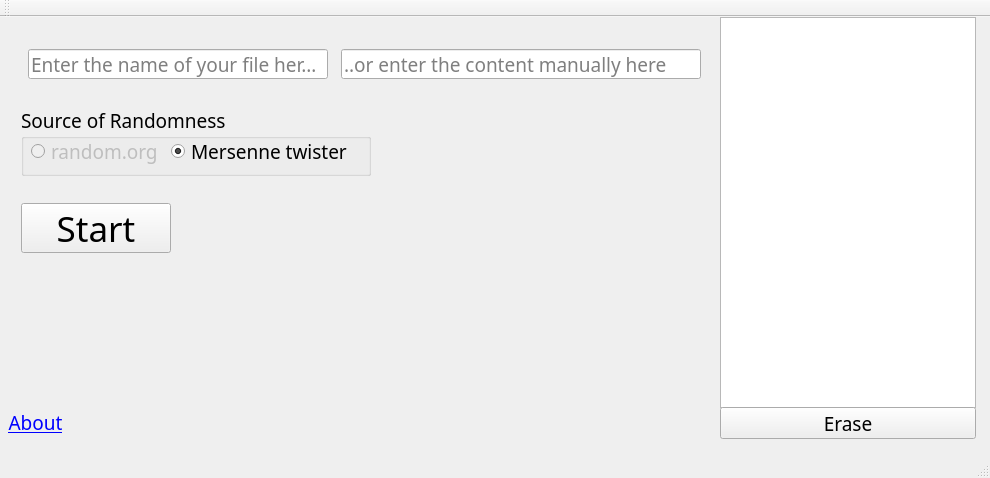
<?xml version="1.0" encoding="UTF-8"?>
<ui version="4.0">
 <class>MainWindow</class>
 <widget class="QMainWindow" name="MainWindow">
  <property name="geometry">
   <rect>
    <x>0</x>
    <y>0</y>
    <width>990</width>
    <height>478</height>
   </rect>
  </property>
  <property name="windowTitle">
   <string>MainWindow</string>
  </property>
  <widget class="QWidget" name="centralWidget">
   <widget class="QWidget" name="verticalLayoutWidget">
    <property name="geometry">
     <rect>
      <x>10</x>
      <y>0</y>
      <width>711</width>
      <height>271</height>
     </rect>
    </property>
    <layout class="QVBoxLayout" name="mainLayout">
     <item>
      <layout class="QHBoxLayout" name="horizontalLayout">
       <property name="sizeConstraint">
        <enum>QLayout::SetMinimumSize</enum>
       </property>
       <item>
        <widget class="QLineEdit" name="fileNameEdit">
         <property name="sizePolicy">
          <sizepolicy hsizetype="Preferred" vsizetype="Preferred">
           <horstretch>0</horstretch>
           <verstretch>0</verstretch>
          </sizepolicy>
         </property>
         <property name="maximumSize">
          <size>
           <width>300</width>
           <height>30</height>
          </size>
         </property>
         <property name="sizeIncrement">
          <size>
           <width>150</width>
           <height>30</height>
          </size>
         </property>
         <property name="baseSize">
          <size>
           <width>300</width>
           <height>40</height>
          </size>
         </property>
         <property name="font">
          <font>
           <family>SeoulNamsan</family>
           <pointsize>14</pointsize>
          </font>
         </property>
         <property name="placeholderText">
          <string>Enter the name of your file here...</string>
         </property>
        </widget>
       </item>
       <item>
        <widget class="QLineEdit" name="entryEdit">
         <property name="sizePolicy">
          <sizepolicy hsizetype="Preferred" vsizetype="Preferred">
           <horstretch>0</horstretch>
           <verstretch>0</verstretch>
          </sizepolicy>
         </property>
         <property name="maximumSize">
          <size>
           <width>360</width>
           <height>30</height>
          </size>
         </property>
         <property name="font">
          <font>
           <family>SeoulNamsan</family>
           <pointsize>14</pointsize>
          </font>
         </property>
         <property name="placeholderText">
          <string>..or enter the content manually here</string>
         </property>
        </widget>
       </item>
      </layout>
     </item>
     <item>
      <widget class="QGroupBox" name="randomTypeBox">
       <property name="sizePolicy">
        <sizepolicy hsizetype="Preferred" vsizetype="Preferred">
         <horstretch>0</horstretch>
         <verstretch>0</verstretch>
        </sizepolicy>
       </property>
       <property name="minimumSize">
        <size>
         <width>350</width>
         <height>70</height>
        </size>
       </property>
       <property name="maximumSize">
        <size>
         <width>350</width>
         <height>70</height>
        </size>
       </property>
       <property name="font">
        <font>
         <family>SeoulNamsan</family>
         <pointsize>14</pointsize>
        </font>
       </property>
       <property name="title">
        <string>Source of Randomness</string>
       </property>
       <widget class="QRadioButton" name="randomOrgRadio">
        <property name="enabled">
         <bool>false</bool>
        </property>
        <property name="geometry">
         <rect>
          <x>10</x>
          <y>30</y>
          <width>141</width>
          <height>30</height>
         </rect>
        </property>
        <property name="sizePolicy">
         <sizepolicy hsizetype="Preferred" vsizetype="Fixed">
          <horstretch>0</horstretch>
          <verstretch>0</verstretch>
         </sizepolicy>
        </property>
        <property name="maximumSize">
         <size>
          <width>150</width>
          <height>30</height>
         </size>
        </property>
        <property name="text">
         <string>random.org</string>
        </property>
        <attribute name="buttonGroup">
         <string notr="true">buttonGroup</string>
        </attribute>
       </widget>
       <widget class="QRadioButton" name="mersenneRadio">
        <property name="geometry">
         <rect>
          <x>150</x>
          <y>30</y>
          <width>200</width>
          <height>30</height>
         </rect>
        </property>
        <property name="maximumSize">
         <size>
          <width>250</width>
          <height>30</height>
         </size>
        </property>
        <property name="text">
         <string>Mersenne twister</string>
        </property>
        <property name="checked">
         <bool>true</bool>
        </property>
        <attribute name="buttonGroup">
         <string notr="true">buttonGroup</string>
        </attribute>
       </widget>
      </widget>
     </item>
     <item>
      <widget class="QPushButton" name="startButton">
       <property name="sizePolicy">
        <sizepolicy hsizetype="Minimum" vsizetype="Fixed">
         <horstretch>0</horstretch>
         <verstretch>0</verstretch>
        </sizepolicy>
       </property>
       <property name="minimumSize">
        <size>
         <width>70</width>
         <height>40</height>
        </size>
       </property>
       <property name="maximumSize">
        <size>
         <width>150</width>
         <height>50</height>
        </size>
       </property>
       <property name="font">
        <font>
         <family>SeoulNamsan</family>
         <pointsize>26</pointsize>
        </font>
       </property>
       <property name="text">
        <string>Start</string>
       </property>
      </widget>
     </item>
    </layout>
   </widget>
   <widget class="QListWidget" name="entryList">
    <property name="geometry">
     <rect>
      <x>720</x>
      <y>0</y>
      <width>256</width>
      <height>391</height>
     </rect>
    </property>
   </widget>
   <widget class="QPushButton" name="eraseListButton">
    <property name="geometry">
     <rect>
      <x>720</x>
      <y>390</y>
      <width>256</width>
      <height>32</height>
     </rect>
    </property>
    <property name="font">
     <font>
      <family>SeoulNamsan</family>
      <pointsize>14</pointsize>
     </font>
    </property>
    <property name="text">
     <string>Erase</string>
    </property>
   </widget>
   <widget class="QPushButton" name="aboutButton">
    <property name="geometry">
     <rect>
      <x>0</x>
      <y>390</y>
      <width>71</width>
      <height>31</height>
     </rect>
    </property>
    <property name="font">
     <font>
      <family>SeoulNamsan</family>
      <pointsize>14</pointsize>
      <underline>true</underline>
     </font>
    </property>
    <property name="cursor">
     <cursorShape>OpenHandCursor</cursorShape>
    </property>
    <property name="styleSheet">
     <string notr="true">color: blue;</string>
    </property>
    <property name="text">
     <string>About</string>
    </property>
    <property name="flat">
     <bool>true</bool>
    </property>
   </widget>
  </widget>
  <widget class="QMenuBar" name="menuBar">
   <property name="geometry">
    <rect>
     <x>0</x>
     <y>0</y>
     <width>990</width>
     <height>21</height>
    </rect>
   </property>
  </widget>
  <widget class="QToolBar" name="mainToolBar">
   <attribute name="toolBarArea">
    <enum>TopToolBarArea</enum>
   </attribute>
   <attribute name="toolBarBreak">
    <bool>false</bool>
   </attribute>
  </widget>
  <widget class="QStatusBar" name="statusBar"/>
 </widget>
 <layoutdefault spacing="6" margin="11"/>
 <resources/>
 <connections/>
 <buttongroups>
  <buttongroup name="buttonGroup"/>
 </buttongroups>
</ui>
